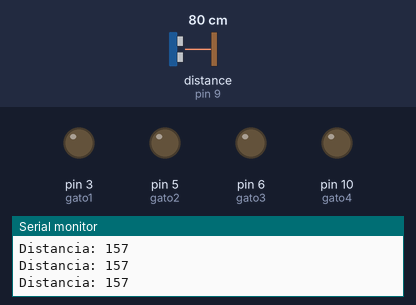
The sketch below on a simulated Arduino Uno, built with avr-gcc and run on an emulated ATmega328P. On the bench: output pins drawn as LEDs (lit = HIGH), the last lines printed to the serial monitor. Wiring (inferred from the names in the program): ultrasonic range finder: trigger pin 8; echo pin 9. Inputs (shaded band) come from the test bench; at power-on: distance to the obstacle (sensor on pin 9) 80 cm. The echo pulse lasts 58.3 µs per cm; pins used as bus, display or sensor lines are not drawn.

Above: at 1.2 s.
1.3 s: distance to the obstacle (sensor on pin 9) set to 12 cm
2.8 s: distance to the obstacle (sensor on pin 9) set to 9 cm
At 3.4 s:
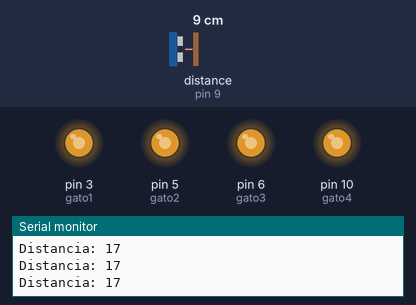
4.3 s: distance to the obstacle (sensor on pin 9) set to 23 cm
At 4.6 s:
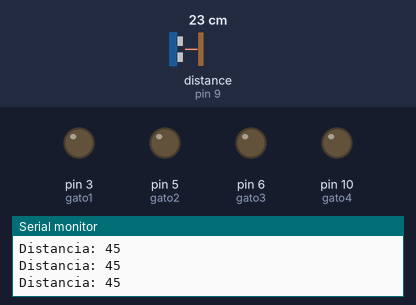
7.3 s: distance to the obstacle (sensor on pin 9) set to 2 cm
At 8.4 s:
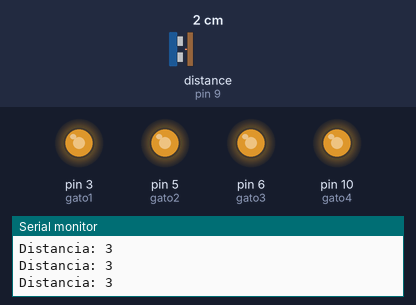
8.8 s: distance to the obstacle (sensor on pin 9) set to 18 cm
At 9.3 s:
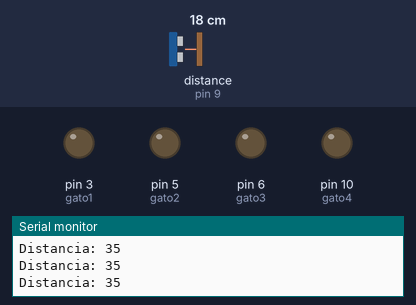
Timing chart, 0 to 11.3 s (numbered marks = the images above; inputs shaded):
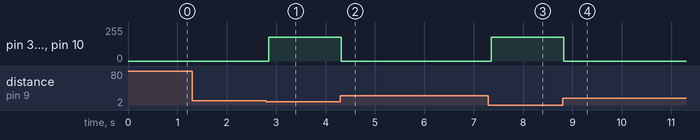

Measured:
- the behaviour switches between 11 and 10 cm on distance to the obstacle (sensor on pin 9) (found by bisection; images 0 and 1)
- after the input at 2.8 s, pin 3 (gato1), pin 5 (gato2), pin 6 (gato3), pin 10 (gato4): 0/255 → 180/255 after 0.05 s
- after the input at 4.3 s, pin 3 (gato1), pin 5 (gato2), pin 6 (gato3), pin 10 (gato4): 180/255 → 0/255 at once
- after the input at 7.3 s, pin 3 (gato1), pin 5 (gato2), pin 6 (gato3), pin 10 (gato4): 0/255 → 180/255 after 0.06 s
- after the input at 8.8 s, pin 3 (gato1), pin 5 (gato2), pin 6 (gato3), pin 10 (gato4): 180/255 → 0/255 at once

The sketch:

Gatos_ansiedad082025_final.ino
```cpp
// ---------------------------------------------
// Proyecto: Gatitos en Ansiedad
// Versión: Arduino UNO R4
// Descripción general:
// Este programa controla 4 pequeños motores que representan
// a gatitos que “sienten ansiedad”. Cuando el sensor ultrasónico
// detecta que algo (como un metro acercándose) está cerca,
// los gatitos vibran con una intensidad definida. Si no hay nada
// cerca, permanecen tranquilos.
// ---------------------------------------------

// ----------- PINES DE LOS MOTORES ------------
// Cada pin controla un motor mediante PWM
int gato1 = 3;
int gato2 = 5;
int gato3 = 6;
int gato4 = 10;

// ----------- PINES DEL SENSOR ULTRASÓNICO -----------
// pinTrig envía el pulso
// pinEcho recibe el eco
int pinTrig = 8;
int pinEcho = 9;

// Intensidad de vibración para todos los gatitos
// (valor PWM entre 0 y 255)
int intensidadGato = 180;

// Distancia mínima (en cm) para activar los motores
int distanciaUmbral = 20;

// Variables donde guardamos la duración del eco y la distancia calculada
long duracion;
int distancia;

void setup() {
  Serial.begin(9600);  // Activamos el monitor serial para ver datos en pantalla

  // Configuramos los pines del sensor
  pinMode(pinTrig, OUTPUT);
  pinMode(pinEcho, INPUT);

  // Configuramos los pines de los motores como salida
  pinMode(gato1, OUTPUT);
  pinMode(gato2, OUTPUT);
  pinMode(gato3, OUTPUT);
  pinMode(gato4, OUTPUT);

  // Dejamos todos los motores apagados al iniciar
  analogWrite(gato1, 0);
  analogWrite(gato2, 0);
  analogWrite(gato3, 0);
  analogWrite(gato4, 0);
}

void loop() {

  // --- MEDIR LA DISTANCIA CON EL SENSOR ---
  // Preparamos el pulso inicial
  digitalWrite(pinTrig, LOW);
  delayMicroseconds(1);

  // Disparo del pulso ultrasónico por 10 microsegundos
  digitalWrite(pinTrig, HIGH);
  delayMicroseconds(10);
  digitalWrite(pinTrig, LOW);

  // Medimos cuánto tiempo tarda en regresar el eco
  duracion = pulseIn(pinEcho, HIGH);

  // Convertimos ese tiempo a distancia en centímetros
  distancia = duracion * 0.034 / 1;

  // Mostramos la distancia por el monitor serial
  Serial.print("Distancia: ");
  Serial.println(distancia);

  // --- ACTIVAR O DESACTIVAR MOTORES SEGÚN DISTANCIA ---
  if (distancia > 0 && distancia < distanciaUmbral) {

    // Si algo está cerca del sensor:
    // Encendemos los 4 motores con la intensidad definida
    analogWrite(gato1, intensidadGato);
    analogWrite(gato2, intensidadGato);
    analogWrite(gato3, intensidadGato);
    analogWrite(gato4, intensidadGato);

  } else {
    // Si no hay nada cerca:
    // Apagamos completamente todos los motores
    analogWrite(gato1, 0);
    analogWrite(gato2, 0);
    analogWrite(gato3, 0);
    analogWrite(gato4, 0);
  }

  // Pequeño retardo para estabilizar la lectura
  delay(60);
}
```

cableado_referencias.ino
```cpp
// ---------------------------------------------------------
// Archivo: cableado_referencias.ino
// Tipo: Archivo documental (no ejecuta código)
// ---------------------------------------------------------
// 1) LISTA DE COMPONENTES (BOM)
// ---------------------------------------------------------
//
// • Arduino UNO R4 Mínima
// • Sensor ultrasónico HC-SR04
// • 4 Motores vibradores tipo joystick
// • 4 Módulos MOSFET 15A / 400W PWM
// • LEDs simples (al menos 4)
// • Resistencias 220Ω
// • Protoboard grande
// • Fuente externa 6–9V
// • Cables Dupont
//
// ---------------------------------------------------------
// 2) LINKS DE COMPRA
// ---------------------------------------------------------
//
// Módulo MOSFET 15A 400W PWM
// https://afel.cl/products/modulo-mosfet-15a-400w-pwm
//
// Pack de cables Hembra-Hembra
// https://afel.cl/products/pack-20-cables-de-conexion-hembra-hembra?_pos=2&_sid=79ff9b6a9&_ss=r
//
// Sensor ultrasónico HC-SR04
// https://afel.cl/products/sensor-de-ultrasonico-hc-sr04
//
// LED RGB 5mm / LED normal
// https://afel.cl/products/diodo-led-rgb-5mm
//
// ---------------------------------------------------------
// 3) CABLEADO DEL SENSOR ULTRASÓNICO HC-SR04
// ---------------------------------------------------------
//
// HC-SR04 → Arduino
// -------------------
// VCC  → 5V
// GND  → GND común
// TRIG → D8
// ECHO → D9
//
// El sensor funciona midiendo el tiempo que tarda un pulso
// ultrasónico en rebotar. Se usa pulseIn(), que viene con
// Arduino por defecto.
//
// ---------------------------------------------------------
// 4) CABLEADO DE LOS MOTORES (CON MOSFET)
// ---------------------------------------------------------
//
// Cada motor vibra gracias a un MOSFET.
// Arduino solo manda señal, NO alimenta los motores.
//
// Conexión del MOSFET:
// --------------------
// MOSFET +V     → +6–9V (FUENTE EXTERNA)
// MOSFET GND    → GND común
// MOSFET SIGNAL → Pin PWM Arduino
// Motor +       → +6–9V de la fuente
// Motor –       → OUT– del MOSFET
//
// Distribución de motores:
//  - Gato 1 → Pin 3
//  - Gato 2 → Pin 5
//  - Gato 3 → Pin 6
//  - Gato 4 → Pin 10
//
// ---------------------------------------------------------
// 5) CABLEADO DE LEDS
// ---------------------------------------------------------
//
// Ánodo (pierna larga)   → Pin digital Arduino
// Cátodo (pierna corta)  → Resistencia 220Ω → GND
//
// Pins usados:
//  LED 1 → D2
//  LED 2 → D4
//  LED 3 → D7
//  LED 4 → D12
//
// ---------------------------------------------------------
// 6) RESUMEN DEL CIRCUITO
// ---------------------------------------------------------
//
// Sensor → detecta distancia y dispara la ansiedad
//
// Arduino → interpreta distancia y envía señales PWM
//
// MOSFET → controla potencia real de los motores
//
// Motores vibradores → simulan temblor/emoción del gato
//
// LEDs → muestran estados emocionales con parpadeo
//
// ---------------------------------------------------------
// 7) NOTAS DE SEGURIDAD
// ---------------------------------------------------------
//
// • TODOS los GND deben estar unidos.
// • La fuente externa alimenta solo los motores.
// • Arduino solo controla, no debe recibir la corriente del motor.
// • Se recomienda capacitor de 470µF entre +V y GND de la fuente.
//
// ---------------------------------------------------------
// 8) REFERENCIAS TÉCNICAS Y BIBLIOGRÁFICAS
// ---------------------------------------------------------
//
// Esta sección cita las fuentes donde se investigó el uso
// correcto de cada componente.
//
// ---- DOCUMENTACIÓN OFICIAL ARDUINO ----
//
// • analogWrite() — PWM oficial
//   https://docs.arduino.cc/language-reference/en/functions/analog-io/analogWrite/?utm_source
//
// • pulseIn() — lectura del pulso del HC-SR04
//   https://docs.arduino.cc/language-reference/en/functions/advanced-io/pulseIn/?utm_source
//
// • PinMode y digitalWrite (uso básico de pines)
//   https://docs.arduino.cc/language-reference/en/functions/digital-io/pinMode/?utm_source
//
// ---- REFERENCIAS DE SENSORES ----
//
// • HC-SR04 — Guía técnica en Arduino
//   https://randomnerdtutorials.com/complete-guide-for-ultrasonic-sensor-hc-sr04/?utm_source
//
// ---- REFERENCIAS DE MOSFET ----
//
// • Cómo controlar motores con MOSFET y Arduino
//   https://dronebotworkshop.com/transistors-mosfets/?utm_source
//
//
// ---- REFERENCIAS DE MOTORES VIBRADORES ----
//
// • Guía de motores vibradores pequeños
//   https://deepbluembedded.com/arduino-vibration-motor-code-circuit/?utm_source
//
```

creditos.ino
```cpp
//grupo-02 - Gatolate ₊˚⊹ᰔ
//Integrantes
// 01-[antokiaraa]
// 16-[javieramoraga-rgb]
// 18-[ppia97]
```
